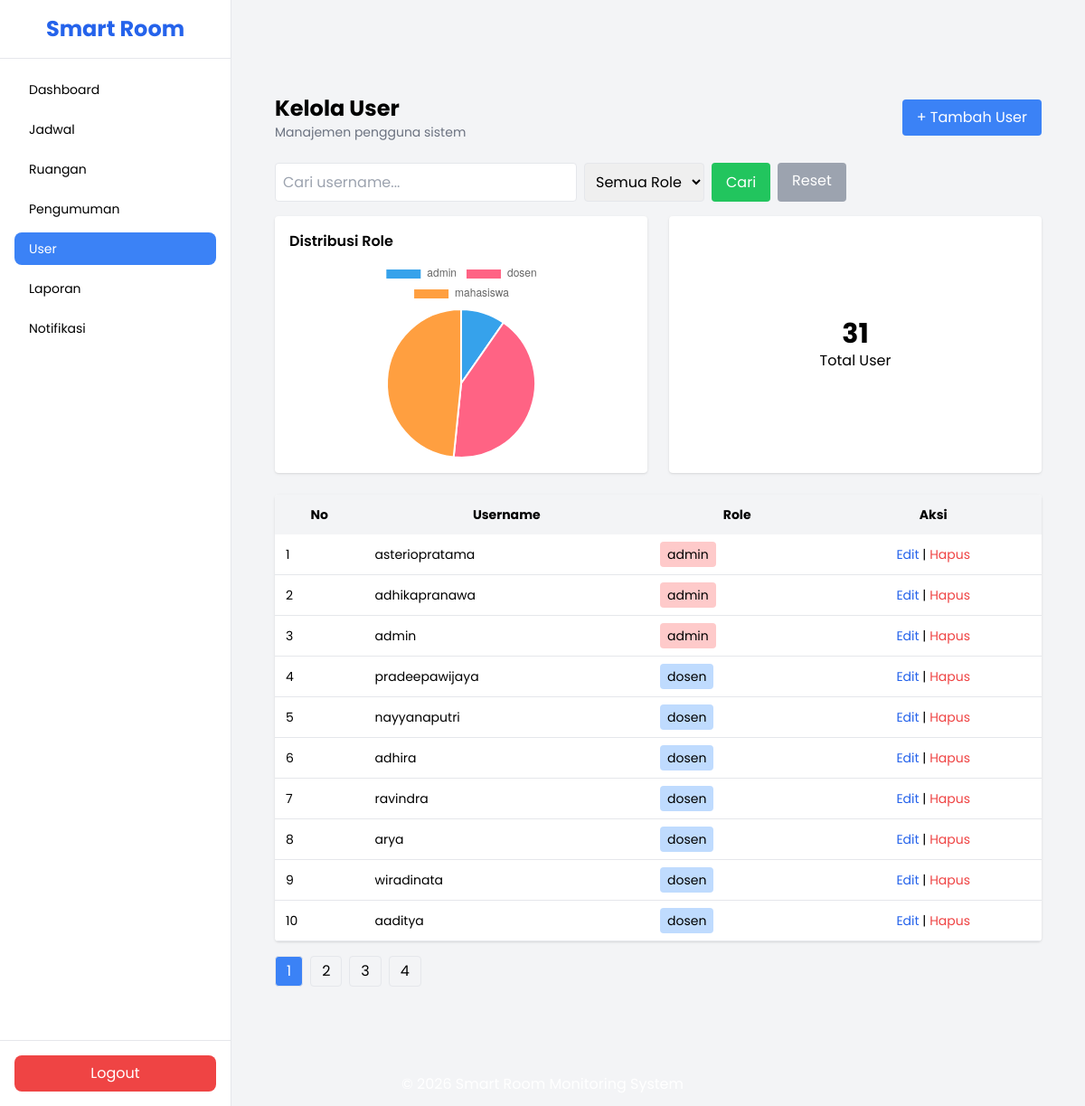
The page /index.php?menu=kelola_user (signed in) on the database its author committed.
### tables this page shows
CREATE TABLE `users` (
  `id_user` int(11) NOT NULL,
  `username` varchar(50) NOT NULL,
  `password` varchar(100) NOT NULL,
  `role` enum('admin','dosen','mahasiswa') NOT NULL
);

### admin/kelola_user.php (the view, shortened to what this page needs)
<?php
include __DIR__ . '/../config/koneksi.php';
$cari = $_GET['cari'] ?? '';
$role_filter = $_GET['role'] ?? '';
$page = isset($_GET['page']) ? (int)$_GET['page'] : 1;
$limit = 10;
$offset = ($page - 1) * $limit;
$where = "WHERE 1=1";
$data = mysqli_query($conn, "
SELECT * FROM users
$where
ORDER BY FIELD(role,'admin','dosen','mahasiswa'), id_user ASC
LIMIT $limit OFFSET $offset
");
$totalData = mysqli_fetch_assoc(mysqli_query($conn, "
SELECT COUNT(*) as total FROM users $where
"))['total'];
$totalPage = ceil($totalData / $limit);
$qRole = mysqli_query($conn,"
SELECT role, COUNT(*) as total
FROM users
GROUP BY role
");
$role = [];
$total_role = [];
while ($r = mysqli_fetch_assoc($qRole)) {
    $role[] = $r['role'];
    $total_role[] = $r['total'];
}
$total_user = mysqli_fetch_assoc(mysqli_query($conn,"
SELECT COUNT(*) as total FROM users
"))['total'];
?>
<div class="p-6">
<div class="flex justify-between items-center mb-6">
    <div>
        <h2 class="text-2xl font-bold">Kelola User</h2>
        <p class="text-sm text-gray-500">Manajemen pengguna sistem</p>
    </div>
    <a href="index.php?menu=tambah_user"
       class="bg-blue-500 text-white px-4 py-2 rounded">
       + Tambah User
    </a>
</div>
<form method="GET" class="mb-4 flex gap-2 flex-wrap">
<input type="text" name="cari"
       value="<?= htmlspecialchars($cari) ?>"
       placeholder="Cari username..."
       class="border p-2 rounded">
<select name="role" class="border p-2 rounded">
    <option value="">Semua Role</option>
</select>
<button class="bg-green-500 text-white px-4 py-2 rounded">Cari</button>
<a href="index.php?menu=kelola_user"
   class="bg-gray-400 text-white px-4 py-2 rounded">Reset</a>
</form>
<div class="grid md:grid-cols-2 gap-6 mb-6">
<div class="bg-white p-4 rounded shadow">
    <h4 class="font-semibold mb-2">Distribusi Role</h4>
    <div style="max-width: 260px; height: 220px; margin:auto;">
        <canvas id="chartUser"></canvas>
    </div>
</div>
<div class="bg-white p-4 rounded shadow flex items-center justify-center">
    <div class="text-center">
        <h1 class="text-3xl font-bold"><?= $total_user ?></h1>
        <p>Total User</p>
    </div>
</div>
</div>
<div class="bg-white rounded shadow overflow-hidden">
<table class="w-full text-sm">
<thead class="bg-gray-100">
<tr>
<th class="p-3">No</th>
<th class="p-3">Username</th>
<th class="p-3">Role</th>
<th class="p-3 text-center">Aksi</th>
</tr>
</thead>
<tbody>
<?php $no = $offset + 1; ?>
<?php if (mysqli_num_rows($data) > 0) { ?>
<?php while ($u = mysqli_fetch_assoc($data)) { ?>
<?php
$roleClass = match($u['role']) {
    'admin' => 'bg-red-200',
    'dosen' => 'bg-blue-200',
    'mahasiswa' => 'bg-green-200',
    default => 'bg-gray-200'
};
?>
<tr class="border-b">
<td class="p-3"><?= $no++ ?></td>
<td class="p-3"><?= htmlspecialchars($u['username']) ?></td>
<td class="p-3">
<span class="px-2 py-1 rounded <?= $roleClass ?>">
<?= $u['role'] ?>
</span>
</td>
<td class="p-3 text-center">
<a href="index.php?menu=edit_user&id=<?= $u['id_user'] ?>" class="text-blue-600">Edit</a> |
<a href="index.php?menu=hapus_user&id=<?= $u['id_user'] ?>" class="text-red-500" onclick="return confirm('Yakin hapus?')">Hapus</a>
</td>
</tr>
<?php } ?>
<?php } ?>
</tbody>
</table>
</div>
<div class="mt-4 flex gap-2">
<?php for($i=1;$i<=$totalPage;$i++): ?>
<a href="index.php?menu=kelola_user&page=<?= $i ?>&cari=<?= $cari ?>&role=<?= $role_filter ?>"
   class="px-3 py-1 border rounded <?= $i==$page?'bg-blue-500 text-white':'' ?>">
   <?= $i ?>
</a>
<?php endfor; ?>
</div>
</div>
<script>
new Chart(document.getElementById('chartUser'), {
    type: 'pie',
    data: {
        labels: <?= json_encode($role) ?>,
        datasets: [{
            data: <?= json_encode($total_role) ?>
        }]
    },
    options: {
        responsive: true,
        maintainAspectRatio: false
    }
});
</script>

### index.php (shortened to what this page needs)
<!DOCTYPE html>
<html lang="id">
<head>
<script src="https://cdn.tailwindcss.com"></script>
</head>
<body class="bg-gray-100">
<?php
$role = $_SESSION['role'] ?? '';
?>
<div class="flex">
    <?php if($role == 'admin'){ ?>
        <?php include "includes/sidebar.php"; ?>
    <?php } ?>
    <div class="flex-1 pt-20 px-6 pb-10
    <?= ($role == 'admin') ? 'ml-64' : '' ?>">
        <?php include "includes/menu.php"; ?>
    </div>
</div>
</body>
</html>
<?php include "includes/footer.php"; ?>

### includes/sidebar.php (shortened to what this page needs)
<?php
$menu = $_GET['menu'] ?? '';
$role = $_SESSION['role'] ?? '';
?>
<div class="w-64 bg-white border-r fixed left-0 top-0 bottom-0 flex flex-col">
    <div class="p-4 text-center text-2xl font-bold text-blue-600 border-b">
        Smart Room
    </div>
    <nav class="flex-1 p-4 space-y-2 text-sm">
        <?php if($role == 'admin'): ?>
        <a href="?menu=dashboard_admin"
        class="block px-4 py-2 rounded-lg <?= $menu=='dashboard_admin'?'bg-blue-500 text-white':'' ?> hover:bg-blue-500 hover:text-white">
        Dashboard
        </a>
        <a href="?menu=kelola_jadwal"
        class="block px-4 py-2 rounded-lg <?= $menu=='kelola_jadwal'?'bg-blue-500 text-white':'' ?> hover:bg-blue-500 hover:text-white">
        Jadwal
        </a>
        <a href="?menu=kelola_ruangan"
        class="block px-4 py-2 rounded-lg <?= $menu=='kelola_ruangan'?'bg-blue-500 text-white':'' ?> hover:bg-blue-500 hover:text-white">
        Ruangan
        </a>
        <a href="?menu=kelola_pengumuman"
        class="block px-4 py-2 rounded-lg <?= $menu=='kelola_pengumuman'?'bg-blue-500 text-white':'' ?> hover:bg-blue-500 hover:text-white">
        Pengumuman
        </a>
        <a href="?menu=kelola_user"
        class="block px-4 py-2 rounded-lg <?= $menu=='kelola_user'?'bg-blue-500 text-white':'' ?> hover:bg-blue-500 hover:text-white">
        User
        </a>
        <a href="?menu=laporan"
        class="block px-4 py-2 rounded-lg <?= $menu=='laporan'?'bg-blue-500 text-white':'' ?> hover:bg-blue-500 hover:text-white">
        Laporan
        </a>
        <a href="?menu=notifikasi"
        class="block px-4 py-2 rounded-lg <?= $menu=='notifikasi'?'bg-blue-500 text-white':'' ?> hover:bg-blue-500 hover:text-white">
        Notifikasi
        </a>
        <?php endif; ?>
    </nav>
    <div class="p-4 border-t">
        <a href="auth/logout.php"
        onclick="return confirm('Yakin ingin logout?')"
        class="block text-center bg-red-500 text-white py-2 rounded-lg hover:bg-red-600 transition">
        Logout
        </a>
    </div>
</div>

### includes/menu.php (shortened to what this page needs)
<?php
$menu = $_GET['menu'] ?? 'home';
$role = $_SESSION['role'] ?? '';
switch($menu){
case "kelola_user":
    if($role == "admin"){
        include "admin/kelola_user.php";
    } else {
        echo "<div class='text-red-500'>Akses ditolak</div>";
    }
break;
}
?>

### includes/footer.php (shortened to what this page needs)
<footer class="bg-dark text-white text-center p-3 mt-5">
</footer>

### index.php (style rules this page uses)
body { font-family:'Poppins',sans-serif; }

### rows shown on the page
users: username "asteriopratama", role "admin"
users: username "adhikapranawa", role "admin"
users: username "admin", role "admin"
users: username "pradeepawijaya", role "dosen"
users: username "nayyanaputri", role "dosen"
users: username "adhira", role "dosen"
users: username "ravindra", role "dosen"
users: username "arya", role "dosen"
users: username "wiradinata", role "dosen"
users: username "aaditya", role "dosen"

### other values the page prints
$total_user "31"
chart data {{ json_encode($role) }} ["admin","dosen","mahasiswa"]
chart data {{ json_encode($total_role) }} ["3","13","15"]
